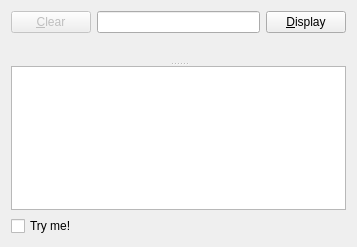
<?xml version="1.0" encoding="UTF-8"?>
<ui version="4.0">
 <class>Widget</class>
 <widget class="QWidget" name="Widget">
  <property name="geometry">
   <rect>
    <x>0</x>
    <y>0</y>
    <width>357</width>
    <height>247</height>
   </rect>
  </property>
  <property name="windowTitle">
   <string>Widget</string>
  </property>
  <layout class="QVBoxLayout" name="verticalLayout">
   <item>
    <layout class="QHBoxLayout" name="horizontalLayout">
     <item>
      <widget class="QPushButton" name="clearButton">
       <property name="enabled">
        <bool>false</bool>
       </property>
       <property name="text">
        <string>&amp;Clear</string>
       </property>
      </widget>
     </item>
     <item>
      <widget class="QLineEdit" name="lineEdit"/>
     </item>
     <item>
      <widget class="QPushButton" name="displayButton">
       <property name="text">
        <string>&amp;Display</string>
       </property>
      </widget>
     </item>
    </layout>
   </item>
   <item>
    <widget class="QSplitter" name="splitter">
     <property name="orientation">
      <enum>Qt::Vertical</enum>
     </property>
     <widget class="DrawWidget" name="widget" native="true">
      <property name="sizePolicy">
       <sizepolicy hsizetype="Expanding" vsizetype="Expanding">
        <horstretch>0</horstretch>
        <verstretch>0</verstretch>
       </sizepolicy>
      </property>
     </widget>
     <widget class="QTextEdit" name="textEdit"/>
    </widget>
   </item>
   <item>
    <widget class="QCheckBox" name="checkBox">
     <property name="text">
      <string>Try me!</string>
     </property>
    </widget>
   </item>
  </layout>
 </widget>
 <layoutdefault spacing="6" margin="11"/>
 <customwidgets>
  <customwidget>
   <class>DrawWidget</class>
   <extends>QWidget</extends>
   <header location="global">draw_widget.hpp</header>
   <container>1</container>
  </customwidget>
 </customwidgets>
 <tabstops>
  <tabstop>clearButton</tabstop>
  <tabstop>lineEdit</tabstop>
  <tabstop>displayButton</tabstop>
  <tabstop>textEdit</tabstop>
  <tabstop>checkBox</tabstop>
 </tabstops>
 <resources/>
 <connections>
  <connection>
   <sender>clearButton</sender>
   <signal>clicked()</signal>
   <receiver>lineEdit</receiver>
   <slot>clear()</slot>
   <hints>
    <hint type="sourcelabel">
     <x>50</x>
     <y>17</y>
    </hint>
    <hint type="destinationlabel">
     <x>129</x>
     <y>21</y>
    </hint>
   </hints>
  </connection>
 </connections>
</ui>
